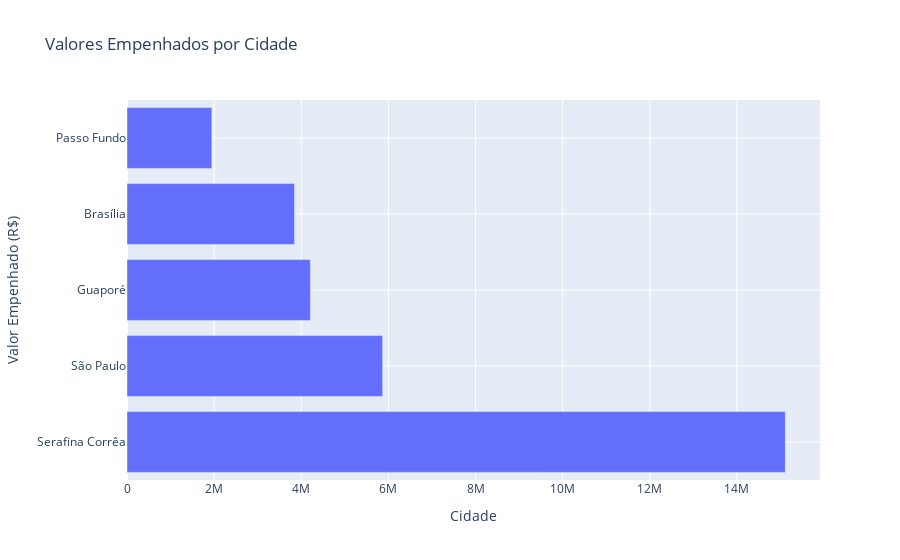

Notebook code cell kept with this figure:
### Code cell
import plotly.graph_objects as go
import pandas as pd

df = dados_agrupados[0:5]

fig = go.Figure(data=[go.Bar(x=df["valor_empenhado"], y=df["municipio"], orientation='h')])

fig.update_layout(title="Valores Empenhados por Cidade",
                  xaxis_title="Cidade",
                  yaxis_title="Valor Empenhado (R$)",
                  bargap=0.2,
                  barmode='group',
                  xaxis_showgrid=True,
                  yaxis_showgrid=True)

fig.show()


dados_agrupados[0:5]

### Figure 1 — Plotly figure (JSON) as saved in the notebook; plotly's stock layout.template omitted (floating-point values rounded to 4 significant figures)
{"data": [{"orientation": "h", "type": "bar", "x": [15110000.0, 5867000.0, 4209000.0, 3844000.0, 1948000.0], "y": ["Serafina Corrêa", "São Paulo", "Guaporé", "Brasília", "Passo Fundo"]}], "layout": {"autosize": true, "bargap": 0.2, "barmode": "group", "title": {"text": "Valores Empenhados por Cidade"}, "xaxis": {"autorange": true, "range": [0, 15910000.0], "showgrid": true, "title": {"text": "Cidade"}, "type": "linear"}, "yaxis": {"autorange": true, "range": [-0.5, 4.5], "showgrid": true, "title": {"text": "Valor Empenhado (R$)"}, "type": "category"}}}
